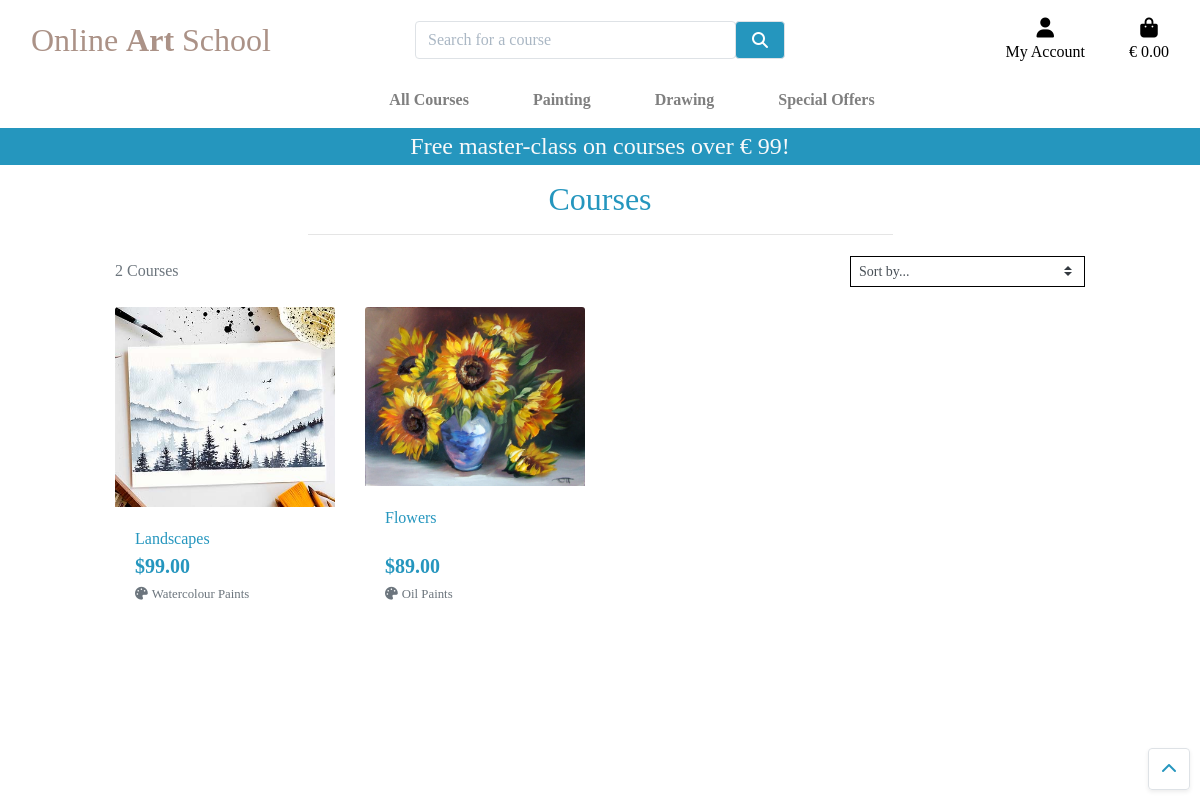
Page /courses/ on the earlier database version.
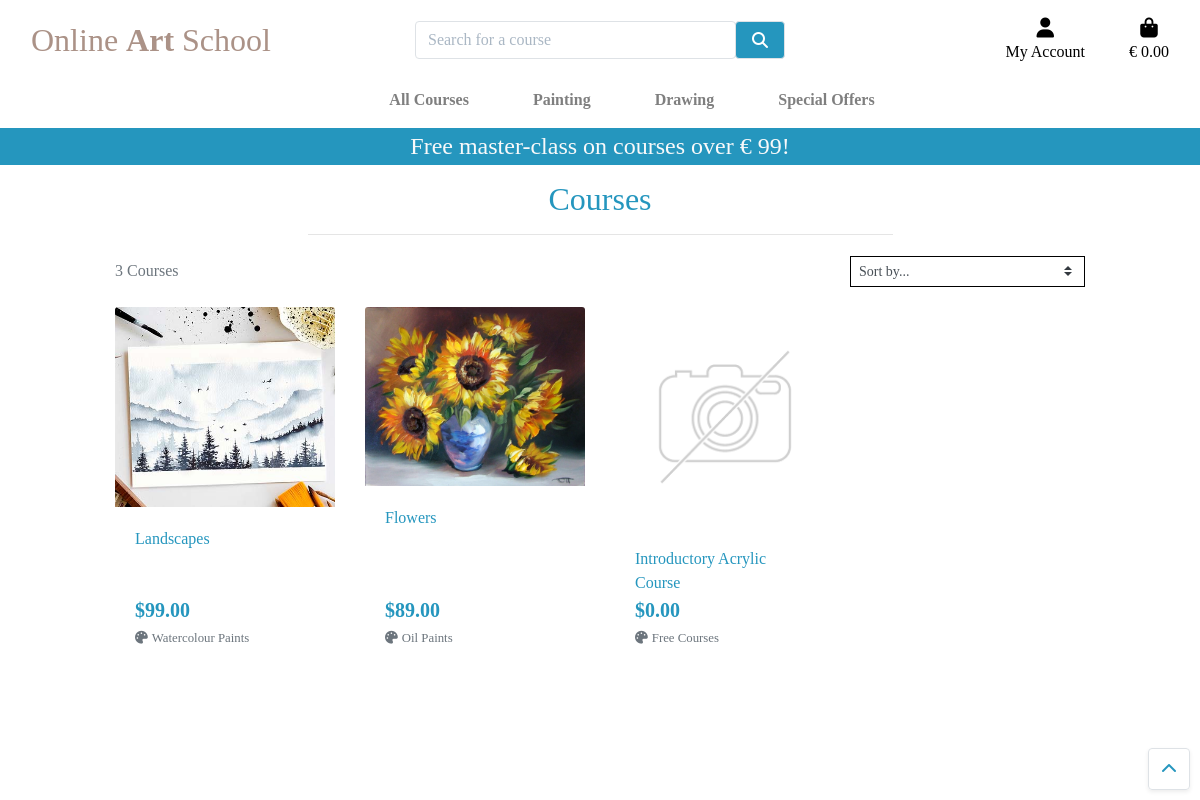
Same page on the later database version.
### courses/models.py (models this page shows, shortened)
class Course(models.Model):
    category = models.ForeignKey('Category', null=True, blank=True, on_delete=models.SET_NULL)
    sku = models.CharField(max_length=254, null=True, blank=True)
    name = models.CharField(max_length=254)
    description = models.TextField()
    is_open = models.BooleanField(default=False, null=True, blank=True)
    price = models.DecimalField(max_digits=6, decimal_places=2)
    image_url = models.URLField(max_length=1024, null=True, blank=True)
    image = models.ImageField(null=True, blank=True)
    video_url = models.URLField(max_length=1024, null=True, blank=True)
    video = EmbedVideoField(null=True, blank=True)

class Category(models.Model):
    class Meta:
        verbose_name_plural = 'Categories'
    name = models.CharField(max_length=254)
    friendly_name = models.CharField(max_length=254, null=True, blank=True)

### courses/views.py (the view, shortened to what this page needs)
# urls.py: path('', views.all_courses, name='courses'),
def all_courses(request):
    courses = Course.objects.all()
    query = None
    categories = None
    sort = None
    direction = None
    current_sorting = f'{sort}_{direction}'
    context = {
        'courses': courses,
        'search_term': query,
        'current_categories': categories,
        'current_sorting': current_sorting,
    }
    return render(request, 'courses/courses.html', context)

### bag/contexts.py (called while the page is built, shortened)
def bag_contents(request):
    bag_items = []
    total = 0
    course_count = 0
    free_mc = False
    bag = request.session.get('bag', {})
    if total < settings.FREE_MC_THRESHOLD:
        free_mc_delta = settings.FREE_MC_THRESHOLD - total
    else:
        free_mc = get_object_or_404(Course, pk=1)
        free_mc.price = 0
        free_mc_delta = 0
    context = {
        'bag_items': bag_items,
        'total': total,
        'course_count': course_count,
        'free_mc_threshold': settings.FREE_MC_THRESHOLD,
        'free_mc_delta': free_mc_delta,
        'free_mc': free_mc,
    }
    return context

### courses/templates/courses/courses.html (shortened to what this page needs)
{% extends "base.html" %}
{% load static %}
{% block page_header %}
    <div class="container header-container">
    </div>
{% endblock %}
{% block content %}
    <div class="overlay"></div>
    <div class="container-fluid">
        <div class="row">
            <div class="col text-center mt-3">
                <h2 class="">Courses</h2>
                <hr class="w-50 mb-1">
            </div>
        </div>
        <div class="row">
            <div class="product-container col-10 offset-1">
                <div class="row mt-1 mb-2">
                    <div class="col-12 col-md-6 my-auto order-md-last d-flex justify-content-center justify-content-md-end">
                        <div class="sort-select-wrapper w-50">
                            <select id="sort-selector" class="custom-select custom-select-sm rounded-0 border border-{% if current_sorting != 'None_None' %}info{% else %}black{% endif %}">
                                <option value="reset" {% if current_sorting == 'None_None' %}selected{% endif %}>Sort by...</option>
                            </select>
                        </div>
                    </div>
                    <div class="col-12 col-md-6 order-md-first">
                        <p class="text-muted mt-3 text-center text-md-left">
                            {{ courses|length }} Courses{% if search_term %} found for <strong>"{{ search_term }}"</strong>{% endif %}
                        </p>
                    </div>
                </div>
                <div class="row">
                    {% for course in courses %}
                        <div class="col-sm-6 col-md-6 col-lg-4 col-xl-3">
                            <div class="card h-100 border-0">
                                {% if course.image %}
                                <a href="{% url 'course_detail' course.id %}">
                                    <img class="card-img-top img-fluid" src="{{ course.image.url }}" alt="{{ course.name }}">
                                </a>
                                {% else %}
                                <a href="{% url 'course_detail' course.id %}">
                                    <img class="card-img-top img-fluid" src="{{ MEDIA_URL }}noimage.png" alt="{{ course.name }}">
                                </a>
                                {% endif %}
                                <div class="card-body pb-0">
                                    <p class="mb-0">{{ course.name }}</p>
                                </div>
                                <div class="card-footer bg-white pt-0 border-0 text-left">
                                    <div class="row">
                                        <div class="col">
                                            <p class="lead mb-0 text-left font-weight-bold">${{ course.price }}</p>
                                            {% if course.category %}
                                            <p class="small mt-1 mb-0">
                                                <a class="text-muted" href="{% url 'courses' %}?category={{ course.category.name }}">
                                                    <i class="fas fa-palette mr-1"></i>{{ course.category.friendly_name }}
                                                </a>
                                            </p>
                                            {% endif %}
                                        </div>
                                    </div>
                                </div>
                            </div>
                        </div>
                    {% endfor %}
                </div>
            </div>
        </div>
    </div>
    <div class="btt-button shadow-sm rounded border">
        <a class="btt-link d-flex h-100">
            <i class="fas fa-chevron-up mx-auto my-auto"></i>
        </a>
    </div>
{% endblock %}

### templates/base.html (shortened to what this page needs)
{% load static %}
<!doctype html>
<html lang="en">
    <head>
        {% block corecss %}
            <link rel="stylesheet" href="https://stackpath.bootstrapcdn.com/bootstrap/4.4.1/css/bootstrap.min.css">
            <link rel="stylesheet" href="{% static 'css/base.css' %}">
        {% endblock %}
    </head>
    <body>
        <header class="container-fluid fixed-top">
            <div id="topnav" class="row bg-white pt-lg-2 d-none d-lg-flex">
                <div class="col-12 col-lg-4 my-auto py-1 py-lg-0 text-center text-lg-right">
                    <a href="{% url 'home' %}" class="nav-link main-logo-link">
                        <h2 class="main-logo my-0">Online <strong>Art</strong> School</h2>
                    </a>
                </div>
                <div class="col-12 col-lg-4 my-auto py-1 py-lg-0">
                    <form method="GET" action="{% url 'courses' %}">
                        <div class="input-group w-100">
                            <input class="form-control border border-grey rounded" type="text" name="q" placeholder="Search for a course">
                            <div class="input-group-append">
                                <button class="form-control btn btn-blue border rounded" type="submit">
                                    <span class="icon">
                                        <i class="fas fa-search"></i>
                                    </span>
                                </button>
                            </div>
                        </div>
                    </form>
                </div>
                <div class="col-12 col-lg-4 my-auto py-1 py-lg-0">
                    <ul class="list-inline list-unstyled text-center text-lg-right my-0">
                        <li class="list-inline-item dropdown">
                            <a class="text-black nav-link" href="#" data-toggle="dropdown" aria-haspopup="true" aria-expanded="false">
                                <div class="text-center">
                                    <div><i class="fas fa-user fa-lg"></i></div>
                                    <p class="my-0">My Account</p>
                                </div>
                            </a>
                        </li>
                        <li class="list-inline-item">
                            <a class="{% if grand_total %}text-info font-weight-bold{% else %}text-black{% endif %} nav-link" href="{% url 'view_bag' %}">
                                <div class="text-center">
                                    <div><i class="fas fa-shopping-bag fa-lg"></i></div>
                                    <p class="my-0">
                                        {% if total %}
                                            €{{ total|floatformat:2 }}
                                        {% else %}
                                            € 0.00
                                        {% endif %}
                                    </p>
                                </div>
                            </a>
                        </li>
                    </ul>
                </div>
            </div>
            <div class="row bg-white">
                <nav class="navbar navbar-expand-lg navbar-light w-100">
                    {% include 'includes/mobile-top-header.html' %}
                    {% include 'includes/main-nav.html' %}
                </nav>
            </div>
            <div id="delivery-banner" class="row text-center">
                <div class="col banner">
                    <h4 class="logo-font my-1">Free master-class on courses over &euro; {{ free_mc_threshold }}!</h4>
                </div>
            </div>
        </header>
    {% block page_header %}
    {% endblock %}
    {% block content %}
    {% endblock %}
    </body>
</html>

### templates/includes/mobile-top-header.html (shortened to what this page needs)
<ul>
</ul>

### templates/includes/main-nav.html (shortened to what this page needs)
<div class="collapse navbar-collapse" id="main-nav">
    <ul class="navbar-nav w-auto mx-auto">
        <li class="nav-item dropdown">
            <a class="logo-font font-weight-bold nav-link mr-5" href="{% url 'courses' %}" id="all-products-link" data-toggle="dropdown" aria-haspopup="true" aria-expanded="false">
                All Courses
            </a>
        </li>
        <li class="nav-item dropdown">
            <a class="logo-font font-weight-bold nav-link mr-5" href="#" id="painting-link" data-toggle="dropdown" aria-haspopup="true" aria-expanded="false">
                Painting
            </a>
        </li>
        <li class="nav-item dropdown">
            <a class="logo-font font-weight-bold nav-link mr-5" href="#" id="drawing-link" data-toggle="dropdown" aria-haspopup="true" aria-expanded="false">
                Drawing
            </a>
        </li>
        <li class="nav-item dropdown">
            <a class="logo-font font-weight-bold nav-link" href="#" id="specials-link" data-toggle="dropdown" aria-haspopup="true" aria-expanded="false">
                Special Offers
            </a>
        </li>
    </ul>
</div>

### static/css/base.css (style rules this page uses)
html { height: 100%; }
body { background: url('/media/elena-mozhvilo-xw8DfYBaNbQ-unsplash.jpg') no-repeat center center fixed; background-size: cover; height: calc(100vh - 164px); color: #2596be; font-family: 'Georgia'; }
.icon { align-items: center; display: inline-flex; justify-content: center; height: 1.5rem; width: 1.5rem; }
.main-logo { color: #ab9287; }
.banner { background: #2596be; color: #f8f9fa; }
.main-logo-link { width: fit-content; }
.btn-blue { background: #2596be; color: white; }
.text-black { color: #000 !important; }
.border-black { border: 1px solid black !important; }
.overlay { height: 100%; width: 100%; top: 0; left: 0; position: fixed; background: white; z-index: -1; }
.btt-button { height: 42px; width: 42px; position: fixed; bottom: 10px; right: 10px; }
.btt-link, .update-button, .remove-button { cursor: pointer; }
input[name='q']::placeholder { color: #aab7c4; }
@media (min-width: 1200px) { .container { max-width: 80%; } }
@media (min-width: 992px) { .header-container { padding-top: 164px; } }

Differences in the rows shown:
added Course: name "Introductory Acrylic Course", price "0.00", category.friendly_name "Free Courses"
Other differences:
{{ courses|length }}: "2" → "3"
